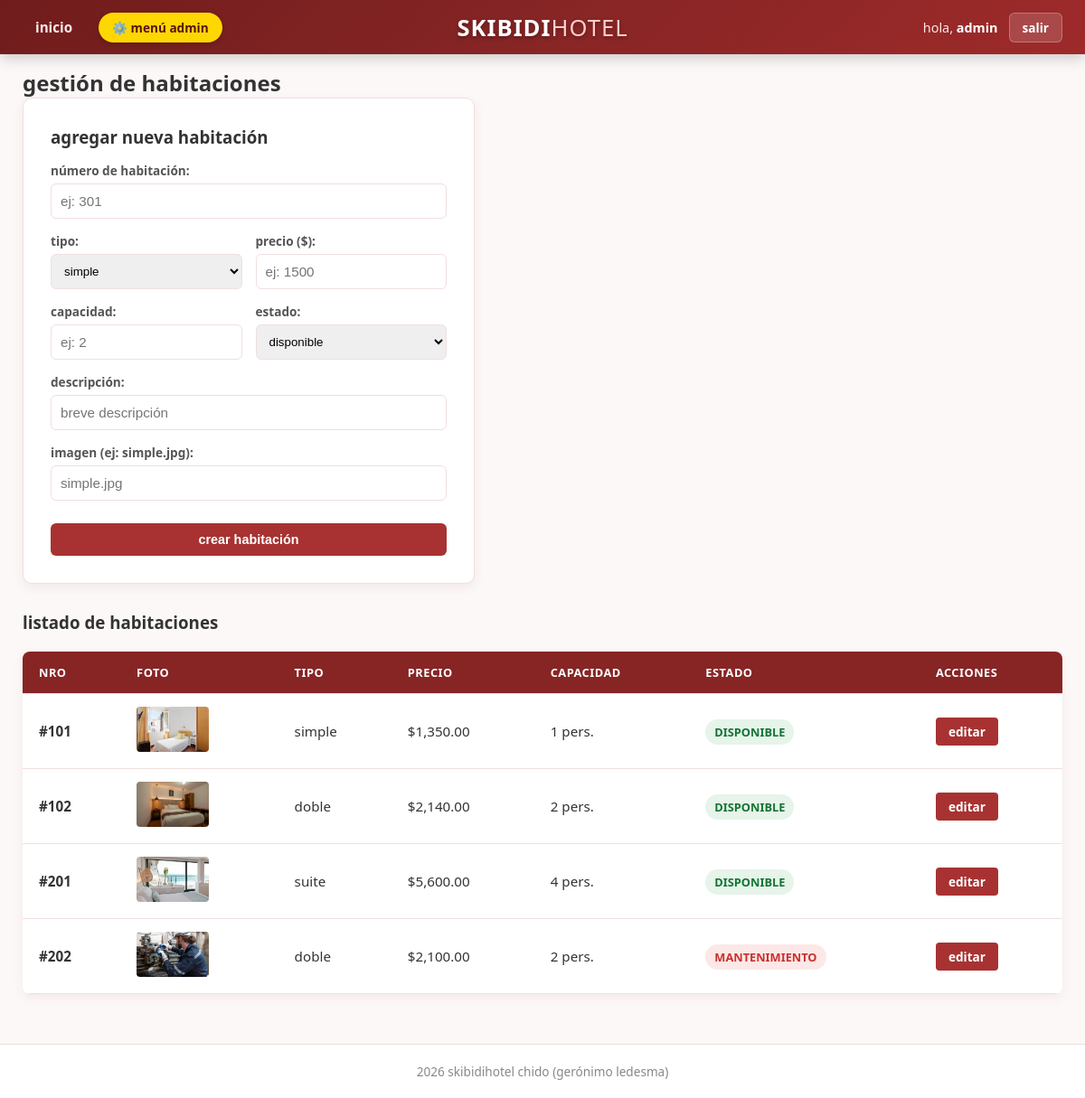
The page /views/admin/habitaciones.php (signed in) on the database its author committed.
### tables this page shows
CREATE TABLE habitaciones (
    numero INT PRIMARY KEY,
    tipo ENUM('simple', 'doble', 'suite') NOT NULL,
    precio DECIMAL(10,2) NOT NULL,
    capacidad INT NOT NULL,
    descripcion TEXT,
    estado ENUM('disponible', 'mantenimiento', 'inactiva') NOT NULL DEFAULT 'disponible',
    imagen VARCHAR(255)
);

### views/admin/habitaciones.php (the view, shortened to what this page needs)
<?php
$db = Conexion::obtenerInstancia()->getPdo();
$hab_editar = null;
$habitaciones = $db->query("SELECT * FROM habitaciones ORDER BY numero ASC")->fetchAll();
require_once __DIR__ . '/../../includes/header.php';
?>
<h2>gestión de habitaciones</h2>
<div class="auth-card" style="max-width: 500px; margin-bottom: 30px; width: 100%;">
    <h3><?php echo $hab_editar ? "editar habitación " . htmlspecialchars($hab_editar['numero']) : "agregar nueva habitación"; ?></h3>
    <form method="POST" class="auth-form" style="margin-top: 15px;">
        <div class="form-group">
            <label>número de habitación:</label>
            <input type="number" name="numero" value="<?php echo $hab_editar ? htmlspecialchars($hab_editar['numero']) : ''; ?>" placeholder="ej: 301" required <?php echo $hab_editar ? 'readonly style="background:#f5f5f5; color:#666;"' : ''; ?>>
        </div>
        <div style="display: flex; gap: 15px;">
            <div class="form-group" style="flex: 1;">
                <label>tipo:</label>
                <select name="tipo" style="width:100%; padding:10px; border-radius:6px; border:1px solid #f2dede;" required>
                    <option value="simple" <?php echo ($hab_editar && $hab_editar['tipo'] == 'simple') ? 'selected' : ''; ?>>simple</option>
                </select>
            </div>
            <div class="form-group" style="flex: 1;">
                <label>precio ($):</label>
                <input type="number" step="0.01" name="precio" value="<?php echo $hab_editar ? htmlspecialchars($hab_editar['precio']) : ''; ?>" placeholder="ej: 1500" required>
            </div>
        </div>
        <div style="display: flex; gap: 15px;">
            <div class="form-group" style="flex: 1;">
                <label>capacidad:</label>
                <input type="number" name="capacidad" value="<?php echo $hab_editar ? htmlspecialchars($hab_editar['capacidad']) : ''; ?>" placeholder="ej: 2" required>
            </div>
            <div class="form-group" style="flex: 1;">
                <label>estado:</label>
                <select name="estado" style="width:100%; padding:10px; border-radius:6px; border:1px solid #f2dede;" required>
                    <option value="disponible" <?php echo ($hab_editar && $hab_editar['estado'] == 'disponible') ? 'selected' : ''; ?>>disponible</option>
                </select>
            </div>
        </div>
        <div class="form-group">
            <label>descripción:</label>
            <input type="text" name="descripcion" value="<?php echo $hab_editar ? htmlspecialchars($hab_editar['descripcion']) : ''; ?>" placeholder="breve descripción" required>
        </div>
        <div class="form-group">
            <label>imagen (ej: simple.jpg):</label>
            <input type="text" name="imagen" value="<?php echo $hab_editar ? htmlspecialchars($hab_editar['imagen']) : ''; ?>" placeholder="simple.jpg" required>
        </div>
        <div style="display: flex; gap: 10px; margin-top: 15px;">
            <button type="submit" class="btn-submit" style="flex: 1;">
                <?php echo $hab_editar ? "guardar cambios" : "crear habitación"; ?>
            </button>
        </div>
    </form>
</div>
<h3>listado de habitaciones</h3>
<div class="table-container" style="margin-bottom: 40px;">
    <table class="tabla-reservas">
        <thead>
            <tr>
                <th>nro</th>
                <th>foto</th>
                <th>tipo</th>
                <th>precio</th>
                <th>capacidad</th>
                <th>estado</th>
                <th>acciones</th>
            </tr>
        </thead>
        <tbody>
            <?php foreach ($habitaciones as $hab):
                $img_src = str_starts_with($hab['imagen'], '/') ? $hab['imagen'] : '/hotel2/img/' . $hab['imagen'];
            ?>
            <tr>
                <td><strong>#<?php echo htmlspecialchars($hab['numero']); ?></strong></td>
                <td><img src="<?php echo htmlspecialchars($img_src); ?>" width="80" height="50" style="object-fit:cover; border-radius:4px;"></td>
                <td><?php echo htmlspecialchars($hab['tipo']); ?></td>
                <td>$<?php echo number_format($hab['precio'], 2); ?></td>
                <td><?php echo htmlspecialchars($hab['capacidad']); ?> pers.</td>
                <td>
                    <span class="badge <?php echo $hab['estado'] == 'disponible' ? 'pagado' : 'pendiente'; ?>">
                        <?php echo htmlspecialchars($hab['estado']); ?>
                    </span>
                </td>
                <td>
                    <a href="habitaciones.php?editar=<?php echo $hab['numero']; ?>" class="btn-pagar">editar</a>
                </td>
            </tr>
            <?php endforeach; ?>
        </tbody>
    </table>
</div>
<?php require_once __DIR__ . '/../../includes/footer.php'; ?>

### css/style.css (style rules this page uses)
* { box-sizing: border-box; margin: 0; padding: 0; }
body { font-family: 'Segoe UI', Tahoma, Geneva, Verdana, sans-serif; background-color: #fcf8f8; color: #333; display: flex; flex-direction: column; min-height: 100vh; }
.table-container { overflow-x: auto; margin-top: 20px; background: #fff; border-radius: 8px; box-shadow: 0 4px 12px rgba(168, 50, 50, 0.08); }
.tabla-reservas { width: 100%; border-collapse: collapse; text-align: left; font-size: 0.95rem; }
.tabla-reservas th, .tabla-reservas td { padding: 14px 18px; border-bottom: 1px solid #f2dede; }
.tabla-reservas th { background-color: #872525; color: white; font-weight: 600; text-transform: uppercase; font-size: 0.8rem; letter-spacing: 0.5px; }
.badge { padding: 5px 10px; border-radius: 20px; font-size: 0.8rem; font-weight: bold; text-transform: uppercase; }
.badge.pendiente { background-color: #fde8e8; color: #c9302c; }
.badge.pagado { background-color: #e6f4ea; color: #137333; }
.btn-pagar { display: inline-block; background-color: #a83232; color: white; padding: 6px 14px; border-radius: 4px; text-decoration: none; font-size: 0.85rem; font-weight: bold; transition: background 0.2s; }
.auth-card { background: #fff; padding: 30px; border-radius: 10px; border: 1px solid #f2dede; box-shadow: 0 4px 12px rgba(135, 37, 37, 0.08); width: 100%; max-width: 400px; }
.auth-form .form-group { margin-bottom: 15px; }
.auth-form label { display: block; font-size: 0.85rem; color: #555; margin-bottom: 5px; font-weight: 600; }
.auth-form input { width: 100%; padding: 10px; border: 1px solid #f2dede; border-radius: 6px; font-size: 0.95rem; outline: none; transition: border-color 0.2s; }
.btn-submit { display: block; width: 100%; background-color: #a83232; color: white; text-align: center; padding: 10px; border-radius: 6px; text-decoration: none; font-weight: 600; font-size: 0.9rem; transition: background 0.2s; border: none; cursor: pointer; margin-top: 10px; }

### rows shown on the page
habitaciones: numero "101", imagen (picture), tipo "simple", precio "1,350.00", capacidad "1", estado "DISPONIBLE"
habitaciones: numero "102", imagen (picture), tipo "doble", precio "2,140.00", capacidad "2", estado "DISPONIBLE"
habitaciones: numero "201", imagen (picture), tipo "suite", precio "5,600.00", capacidad "4", estado "DISPONIBLE"
habitaciones: numero "202", imagen (picture), tipo "doble", precio "2,100.00", capacidad "2", estado "MANTENIMIENTO"

### other values the page prints
$_SESSION['usuario_actual']['nombres'] "admin"
